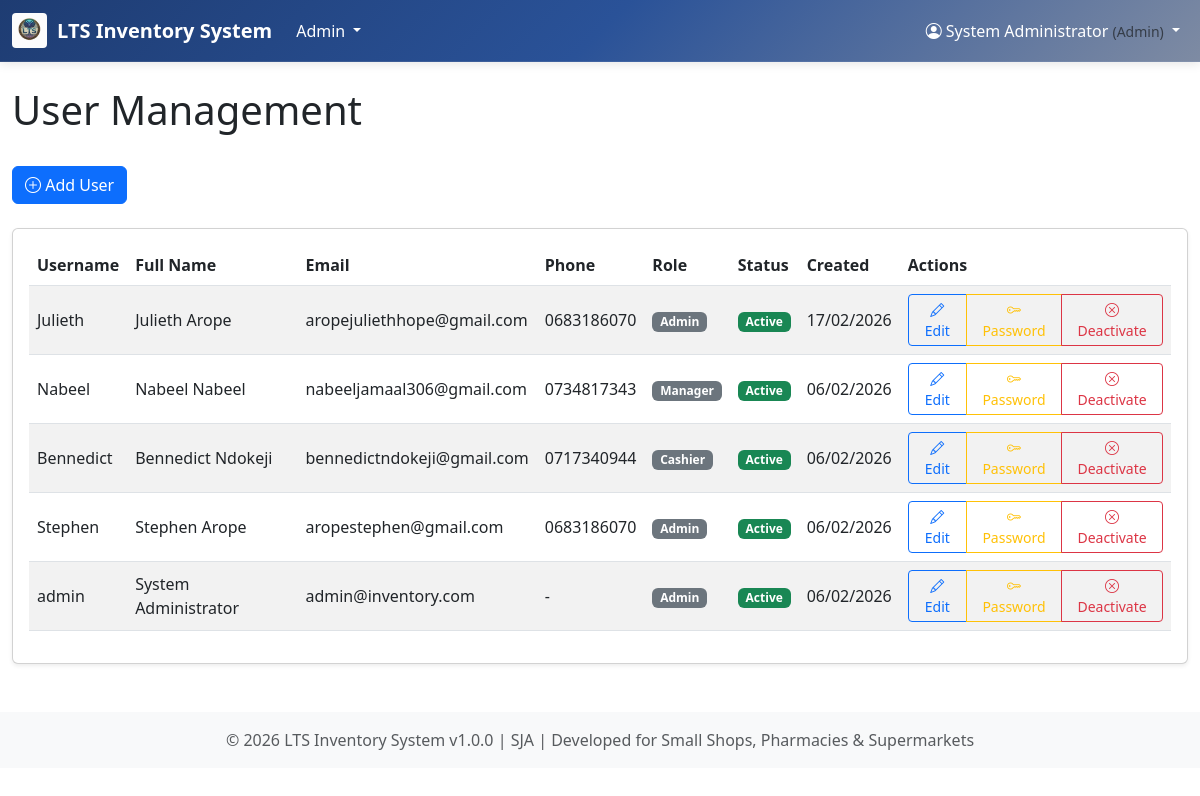
The page /admin/users.php (signed in) on the database its author committed.
### tables this page shows
CREATE TABLE `system_settings` (
  `id` int(11) NOT NULL,
  `setting_key` varchar(100) NOT NULL,
  `setting_value` text NOT NULL,
  `setting_type` enum('string','number','boolean','json') NOT NULL DEFAULT 'string',
  `setting_group` varchar(50) NOT NULL DEFAULT 'general',
  `description` text DEFAULT NULL,
  `is_editable` tinyint(1) NOT NULL DEFAULT 1,
  `created_at` timestamp NOT NULL DEFAULT current_timestamp(),
  `updated_at` timestamp NOT NULL DEFAULT current_timestamp() ON UPDATE current_timestamp()
);

CREATE TABLE `users` (
  `id` int(11) NOT NULL,
  `username` varchar(50) NOT NULL,
  `password` varchar(255) NOT NULL,
  `full_name` varchar(100) NOT NULL,
  `email` varchar(100) DEFAULT NULL,
  `phone` varchar(20) DEFAULT NULL,
  `role_id` int(11) NOT NULL,
  `is_active` tinyint(1) DEFAULT 1,
  `created_at` timestamp NOT NULL DEFAULT current_timestamp(),
  `last_login` timestamp NULL DEFAULT NULL
);

CREATE TABLE `roles` (
  `id` int(11) NOT NULL,
  `name` varchar(50) NOT NULL,
  `description` text DEFAULT NULL,
  `created_at` timestamp NOT NULL DEFAULT current_timestamp()
);

### includes/logo.php (called while the page is built, shortened)
<?php
function getLogoUrl() {
    $logoFiles = glob(__DIR__ . '/../assets/uploads/logo/logo.*');
    if (!empty($logoFiles)) {
        return BASE_URL . '/assets/uploads/logo/' . basename($logoFiles[0]);
    }
    return null;
}
function hasLogo() {
    $logoFiles = glob(__DIR__ . '/../assets/uploads/logo/logo.*');
    return !empty($logoFiles);
}
?>

### includes/settings.php (called while the page is built, shortened)
<?php
function getSetting($key, $default = null) {
    global $pdo;
    try {
        $stmt = $pdo->prepare("SELECT setting_value, setting_type FROM system_settings WHERE setting_key = ?");
        $stmt->execute([$key]);
        $row = $stmt->fetch(PDO::FETCH_ASSOC);
        if ($row) {
            $value = $row['setting_value'];
            switch ($row['setting_type']) {
                default:
                    $value = (string)$value;
            }
            return $value;
        }
        return $default;
    } catch (PDOException $e) {
        return $default;
    }
}
?>

### includes/functions.php (called while the page is built, shortened)
<?php
function isLoggedIn() {
    return isset($_SESSION['user_id']);
}
function getCurrentUser() {
    if (isLoggedIn()) {
        return [
            'id' => $_SESSION['user_id'] ?? null,
            'username' => $_SESSION['username'] ?? null,
            'full_name' => $_SESSION['full_name'] ?? null,
            'role_id' => $_SESSION['role_id'] ?? null,
            'role_name' => $_SESSION['role_name'] ?? null,
            'login_time' => $_SESSION['login_time'] ?? null
        ];
    }
    return null;
}
function formatDate($date, $format = DISPLAY_DATE_FORMAT) {
    return date($format, strtotime($date));
}
function getRoleName($roleId) {
    $sql = "SELECT name FROM roles WHERE id = ?";
    $role = fetchRow($sql, [$roleId]);
    return $role ? $role['name'] : 'Unknown';
}
function canAccessModule($module) {
    $user = getCurrentUser();
    $roleId = $user['role_id'];
    $modulePermissions = [
        'admin' => [1],
        'reports' => [1, 2],
        'products' => [1, 2],
        'purchases' => [1, 2],
        'customers' => [1, 2],
        'suppliers' => [1, 2],
        'categories' => [1, 2],
        'users' => [1],
        'settings' => [1],
        'backup' => [1],
        'notifications' => [1, 2],
        'pos' => [1],
        'dashboard' => [1, 2],
    ];
    return isset($modulePermissions[$module]) && in_array($roleId, $modulePermissions[$module]);
}
?>

### config/database.php (called while the page is built, shortened)
<?php
function getConnection() {
    static $conn = null;
    if ($conn === null) {
        try {
            $dsn = "mysql:host=" . DB_HOST . ";dbname=" . DB_NAME . ";charset=" . DB_CHARSET;
            $conn = new PDO($dsn, DB_USER, DB_PASS, [
                PDO::ATTR_ERRMODE => PDO::ERRMODE_EXCEPTION,
                PDO::ATTR_DEFAULT_FETCH_MODE => PDO::FETCH_ASSOC,
                PDO::ATTR_EMULATE_PREPARES => false
            ]);
        } catch (PDOException $e) {
            die("Database connection failed: " . $e->getMessage());
        }
    }
    return $conn;
}
function executeQuery($sql, $params = []) {
    try {
        $conn = getConnection();
        $stmt = $conn->prepare($sql);
        $stmt->execute($params);
        return $stmt;
    } catch (PDOException $e) {
        die("Query failed: " . $e->getMessage());
    }
}
function fetchRow($sql, $params = []) {
    $stmt = executeQuery($sql, $params);
    return $stmt->fetch();
}
function fetchAll($sql, $params = []) {
    $stmt = executeQuery($sql, $params);
    return $stmt->fetchAll();
}
?>

### admin/users.php (the view, shortened to what this page needs)
<?php
$pageTitle = 'User Management';
$users = fetchAll("SELECT u.*, r.name as role_name
                   FROM users u
                   JOIN roles r ON u.role_id = r.id
                   ORDER BY u.created_at DESC");
require_once __DIR__ . '/../includes/header.php';
?>
<div class="row">
    <div class="col-12">
        <div class="d-flex justify-content-between align-items-center mb-4">
            <button type="button" class="btn btn-primary" data-bs-toggle="modal" data-bs-target="#addUserModal">
                <i class="bi bi-plus-circle"></i> Add User
            </button>
        </div>
    </div>
</div>
<div class="card">
    <div class="card-body">
        <div class="table-responsive">
            <table class="table table-striped">
                <thead>
                    <tr>
                        <th>Username</th>
                        <th>Full Name</th>
                        <th>Email</th>
                        <th>Phone</th>
                        <th>Role</th>
                        <th>Status</th>
                        <th>Created</th>
                        <th>Actions</th>
                    </tr>
                </thead>
                <tbody>
                    <?php foreach ($users as $user): ?>
                    <tr>
                        <td><?php echo htmlspecialchars($user['username']); ?></td>
                        <td><?php echo htmlspecialchars($user['full_name']); ?></td>
                        <td><?php echo htmlspecialchars($user['email'] ?: '-'); ?></td>
                        <td><?php echo htmlspecialchars($user['phone'] ?: '-'); ?></td>
                        <td><span class="badge bg-secondary"><?php echo htmlspecialchars($user['role_name']); ?></span></td>
                        <td>
                            <?php if ($user['is_active']): ?>
                                <span class="badge bg-success">Active</span>
                            <?php else: ?>
                                <span class="badge bg-danger">Inactive</span>
                            <?php endif; ?>
                        </td>
                        <td><?php echo formatDate($user['created_at']); ?></td>
                        <td>
                            <div class="btn-group btn-group-sm">
                                <button type="button" class="btn btn-outline-primary btn-sm" onclick="editUser(<?php echo $user['id']; ?>, '<?php echo htmlspecialchars($user['username']); ?>', '<?php echo htmlspecialchars($user['full_name']); ?>', '<?php echo htmlspecialchars($user['email'] ?? ''); ?>', '<?php echo htmlspecialchars($user['phone'] ?? ''); ?>', <?php echo $user['role_id']; ?>)">
                                    <i class="bi bi-pencil"></i> Edit
                                </button>
                                <button type="button" class="btn btn-outline-warning btn-sm" onclick="changePassword(<?php echo $user['id']; ?>, '<?php echo htmlspecialchars($user['username']); ?>')">
                                    <i class="bi bi-key"></i> Password
                                </button>
                                <button type="button" class="btn btn-outline-<?php echo $user['is_active'] ? 'danger' : 'success'; ?> btn-sm" onclick="toggleUserStatus(<?php echo $user['id']; ?>, <?php echo $user['is_active'] ? '0' : '1'; ?>)">
                                    <i class="bi bi-<?php echo $user['is_active'] ? 'x-circle' : 'check-circle'; ?>"></i> <?php echo $user['is_active'] ? 'Deactivate' : 'Activate'; ?>
                                </button>
                            </div>
                        </td>
                    </tr>
                    <?php endforeach; ?>
                </tbody>
            </table>
        </div>
    </div>
</div>
<?php require_once __DIR__ . '/../includes/footer.php'; ?>

### includes/header.php (shortened to what this page needs)
<?php
require_once __DIR__ . '/logo.php';
require_once __DIR__ . '/../config/config.php';
require_once __DIR__ . '/../includes/settings.php';
?>
<!DOCTYPE html>
<html lang="en">
<head>
    <link rel="stylesheet" href="<?php echo BASE_URL; ?>/assets/css/style.css">
    <link href="https://cdn.jsdelivr.net/npm/bootstrap@5.3.0/dist/css/bootstrap.min.css" rel="stylesheet">
    <link rel="stylesheet" href="https://cdn.jsdelivr.net/npm/bootstrap-icons@1.10.0/font/bootstrap-icons.css">
</head>
<body<?php echo isset($bodyClass) ? ' class="' . htmlspecialchars($bodyClass) . '"' : ''; ?>>
    <nav class="navbar navbar-expand-lg navbar-dark bg-primary">
        <div class="container-fluid">
            <a class="navbar-brand d-flex align-items-center" href="<?php echo BASE_URL; ?>">
                <?php if (hasLogo()): ?>
                    <img src="<?php echo getLogoUrl(); ?>" alt="<?php echo APP_NAME; ?>"
                         style="height: 35px; margin-right: 10px; border-radius: 4px;">
                <?php endif; ?>
                <strong><?php echo getSetting('store_name', APP_NAME); ?></strong>
            </a>
            <div class="collapse navbar-collapse" id="navbarNav">
                <ul class="navbar-nav me-auto">
                    <?php if (canAccessModule('admin')): ?>
                        <li class="nav-item dropdown">
                            <a class="nav-link dropdown-toggle" href="#" id="adminDropdown" role="button" data-bs-toggle="dropdown">
                                Admin
                            </a>
                        </li>
                    <?php endif; ?>
                </ul>
                <ul class="navbar-nav">
                    <li class="nav-item dropdown">
                        <a class="nav-link dropdown-toggle" href="#" id="userDropdown" role="button" data-bs-toggle="dropdown">
                            <i class="bi bi-person-circle"></i>
                            <?php echo getCurrentUser()['full_name']; ?>
                            <small class="text-muted">(<?php echo getRoleName(getCurrentUser()['role_id']); ?>)</small>
                        </a>
                    </li>
                </ul>
            </div>
        </div>
    </nav>
    <main class="container-fluid mt-4">
        <?php if (isset($pageTitle)): ?>
            <div class="row mb-4">
                <div class="col">
                    <h1><?php echo $pageTitle; ?></h1>
                </div>
            </div>
        <?php endif; ?>

### includes/footer.php (shortened to what this page needs)
    </main>
    <footer class="bg-light text-center text-muted py-3 mt-5">
        <div class="container">
            <p class="mb-0">
                &copy; <?php echo date('Y'); ?> <?php echo getSetting('store_name', APP_NAME); ?> v<?php echo APP_VERSION; ?> |
                SJA |
                Developed for Small Shops, Pharmacies & Supermarkets
            </p>
        </div>
    </footer>
</body>
</html>

### assets/css/style.css (style rules this page uses)
:root { --primary-color: #007bff; --secondary-color: #6c757d; --success-color: #28a745; --danger-color: #dc3545; --warning-color: #ffc107; --info-color: #17a2b8; --light-color: #f8f9fa; --dark-color: #343a40; --border-radius: 0.375rem; --box-shadow: 0 0.125rem 0.25rem rgba(0, 0, 0, 0.075); --transition: all 0.15s ease-in-out; }
body { font-family: 'Segoe UI', Tahoma, Geneva, Verdana, sans-serif; font-size: 14px; line-height: 1.6; color: var(--text-primary); background-color: var(--bg-primary); transition: var(--transition); }
.navbar { background-color: var(--navbar-bg); border-bottom: 1px solid var(--border-color); box-shadow: var(--box-shadow); }
.navbar-brand { font-weight: 600; font-size: 1.25rem; color: var(--text-primary); }
.navbar-nav .nav-link { font-weight: 500; padding: 0.5rem 1rem; border-radius: var(--border-radius); transition: var(--transition); color: var(--text-primary); }
.card { border: 1px solid rgba(0, 0, 0, 0.125); box-shadow: var(--box-shadow); background-color: var(--card-bg); transition: var(--transition); }
.card-body { color: var(--text-primary); }
.table { margin-bottom: 0; }
.table th { font-weight: 600; border-top: none; background-color: var(--bg-secondary); color: var(--text-primary); position: sticky; top: 0; z-index: 10; }
.table td { border-top: 1px solid var(--border-color); color: var(--text-primary); vertical-align: middle; }
.btn { font-weight: 500; border-radius: var(--border-radius); transition: var(--transition); }
.btn-sm { font-size: 0.875rem; }
.badge { font-weight: 500; border-radius: var(--border-radius); }

### includes/header.php (style rules this page uses)
.navbar { background: linear-gradient(135deg, #1e3c72 0%, #2a5298 50%, #7e8ba3 100%) !important; border-bottom: 1px solid rgba(255, 255, 255, 0.1); box-shadow: 0 2px 10px rgba(0, 0, 0, 0.1); }
.navbar-brand { color: white !important; font-weight: 600; }
.navbar-nav .nav-link { color: white !important; font-weight: 500; transition: all 0.3s ease; }

### rows shown on the page
system_settings: setting_value "LTS Inventory System"
users: full_name "System Administrator", role.name "Admin", username "admin", email "admin@inventory.com", phone "-", is_active "Active", created_at "06/02/2026"
users: username "Julieth", full_name "Julieth Arope", email "aropejuliethhope@gmail.com", phone "0683186070", role.name "Admin", is_active "Active", created_at "17/02/2026"
users: username "Nabeel", full_name "Nabeel Nabeel", email "nabeeljamaal306@gmail.com", phone "0734817343", role.name "Manager", is_active "Active", created_at "06/02/2026"
users: username "Bennedict", full_name "Bennedict Ndokeji", email "bennedictndokeji@gmail.com", phone "0717340944", role.name "Cashier", is_active "Active", created_at "06/02/2026"
users: username "Stephen", full_name "Stephen Arope", email "aropestephen@gmail.com", phone "0683186070", role.name "Admin", is_active "Active", created_at "06/02/2026"

### other values the page prints
$pageTitle "User Management"
APP_VERSION "1.0.0"
